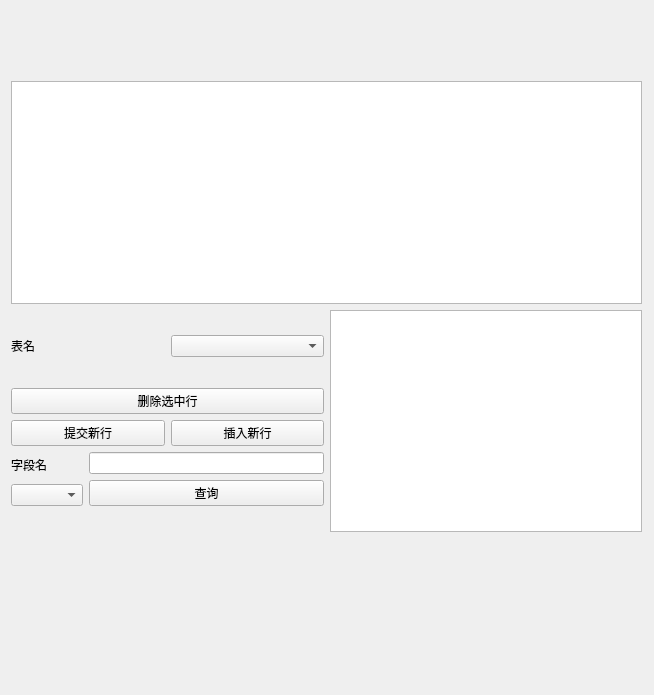
<?xml version="1.0" encoding="UTF-8"?>
<ui version="4.0">
 <class>Widget</class>
 <widget class="QWidget" name="Widget">
  <property name="geometry">
   <rect>
    <x>0</x>
    <y>0</y>
    <width>654</width>
    <height>695</height>
   </rect>
  </property>
  <property name="windowTitle">
   <string>Widget</string>
  </property>
  <widget class="QWidget" name="">
   <property name="geometry">
    <rect>
     <x>11</x>
     <y>81</y>
     <width>631</width>
     <height>451</height>
    </rect>
   </property>
   <layout class="QVBoxLayout" name="verticalLayout_6">
    <item>
     <widget class="QTableView" name="Database_tableView"/>
    </item>
    <item>
     <layout class="QHBoxLayout" name="horizontalLayout_3">
      <item>
       <layout class="QVBoxLayout" name="verticalLayout_5">
        <item>
         <layout class="QHBoxLayout" name="horizontalLayout_4">
          <item>
           <widget class="QLabel" name="tableName_label">
            <property name="text">
             <string>表名</string>
            </property>
           </widget>
          </item>
          <item>
           <widget class="QComboBox" name="tables_comboBox"/>
          </item>
         </layout>
        </item>
        <item>
         <layout class="QVBoxLayout" name="verticalLayout_3">
          <item>
           <layout class="QVBoxLayout" name="verticalLayout_4">
            <item>
             <widget class="QPushButton" name="deleteButton">
              <property name="text">
               <string>删除选中行</string>
              </property>
             </widget>
            </item>
            <item>
             <layout class="QHBoxLayout" name="horizontalLayout_2">
              <item>
               <widget class="QPushButton" name="submitNewRowButton">
                <property name="text">
                 <string>提交新行</string>
                </property>
               </widget>
              </item>
              <item>
               <widget class="QPushButton" name="insertButton">
                <property name="text">
                 <string>插入新行</string>
                </property>
               </widget>
              </item>
             </layout>
            </item>
           </layout>
          </item>
          <item>
           <layout class="QHBoxLayout" name="horizontalLayout">
            <item>
             <layout class="QVBoxLayout" name="verticalLayout">
              <item>
               <widget class="QLabel" name="fieldName_label">
                <property name="text">
                 <string>字段名</string>
                </property>
               </widget>
              </item>
              <item>
               <widget class="QComboBox" name="fields_comboBox"/>
              </item>
             </layout>
            </item>
            <item>
             <layout class="QVBoxLayout" name="verticalLayout_2">
              <item>
               <widget class="QLineEdit" name="valueEditor_lineEdit"/>
              </item>
              <item>
               <widget class="QPushButton" name="queryButton">
                <property name="text">
                 <string>查询</string>
                </property>
               </widget>
              </item>
             </layout>
            </item>
           </layout>
          </item>
         </layout>
        </item>
       </layout>
      </item>
      <item>
       <widget class="QTextBrowser" name="columnInfos_textBrowser"/>
      </item>
     </layout>
    </item>
   </layout>
  </widget>
 </widget>
 <resources/>
 <connections/>
</ui>
